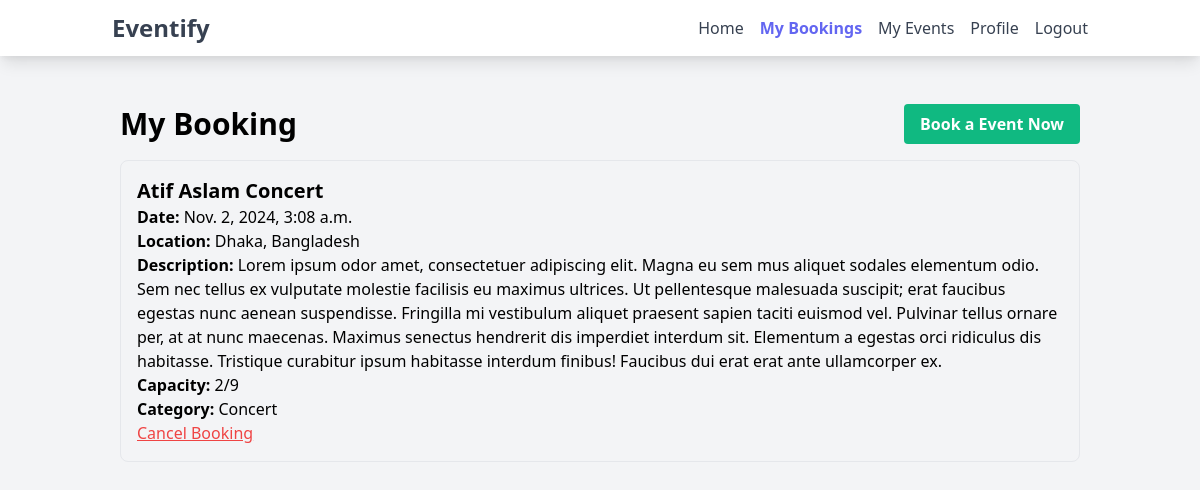
The page /events/my-bookings/ (signed in) on the database its author committed.
### event/models.py (models this page shows, shortened)
class Booking(models.Model):
    user = models.ForeignKey(User, on_delete=models.CASCADE, related_name='bookings')
    event = models.ForeignKey(Event, on_delete=models.CASCADE, related_name='bookings')
    booked_at = models.DateTimeField(auto_now_add=True)
    class Meta:
        unique_together = ('user', 'event')

class Event(models.Model):
    name = models.CharField(max_length=200)
    date = models.DateTimeField()
    location = models.CharField(max_length=255)
    description = models.TextField()
    created_by = models.ForeignKey(User, on_delete=models.CASCADE, related_name='events')
    category = models.ForeignKey(Category, on_delete=models.SET_NULL, null=True, blank=True)
    capacity = models.PositiveIntegerField(default=0)
    attendees_count = models.PositiveIntegerField(default=0)

class Category(models.Model):
    name = models.CharField(max_length=100, unique=True)
    def __str__(self):
        return self.name

### event/views.py (the view)
# urls.py: path('my-bookings/', views.my_bookings, name='my_bookings'),
@login_required
def my_bookings(request):
    user_booked_events = Booking.objects.filter(user=request.user)
    context = {
        'user_booked_events': user_booked_events,
    }
    return render(request, 'my_bookings.html', context)

### event/templates/my_bookings.html (shortened to what this page needs)
{% extends "base.html" %}
{% block content %}
<div class="container mx-auto p-4">
    <div class="flex justify-between items-center mb-4">
        <h1 class="text-3xl font-semibold">My Booking</h1>
        <a href="{% url 'home' %}" class="bg-green-500 text-white font-bold py-2 px-4 rounded hover:bg-green-600 transition duration-300">Book a Event Now</a>
    </div>
    {% if user_booked_events %}
        <div class="space-y-4 mt-4">
            {% for booking in user_booked_events %}
                <div class="p-4 border rounded-lg">
                    <h2 class="text-xl font-semibold">{{ booking.event.name }}</h2>
                    <p><strong>Date:</strong> {{ booking.event.date }}</p>
                    <p><strong>Location:</strong> {{ booking.event.location }}</p>
                    <p><strong>Description:</strong> {{ booking.event.description }}</p>
                    <p><strong>Capacity:</strong> {{ booking.event.attendees_count }}/{{ booking.event.capacity }}</p>
                    <p><strong>Category:</strong> {{ booking.event.category }}</p>
                    <form method="POST" action="{% url 'delete_booking' booking.id %}">
                        <button type="submit" class="text-red-500 underline">Cancel Booking</button>
                    </form>
                </div>
            {% endfor %}
        </div>
    {% else %}
        <p>You have not booked any events yet.</p>
    {% endif %}
</div>
{% endblock %}

### rows shown on the page
Booking: event.name "Atif Aslam Concert", event "Nov. 2, 2024, 3:08 a.m.", event.location "Dhaka, Bangladesh", event.description "Lorem ipsum odor amet, consectetuer adipiscing elit. Magna eu sem mus aliquet sodales elementum odio. Sem nec tellus ex vulputate molestie facilisis eu maximus ultrices. Ut pellentesque malesuada suscipit; erat faucibus egestas nunc aenean suspendisse. Fringilla mi vestibulum aliquet praesent sapien taciti euismod vel. Pulvinar tellus ornare per, at at nunc maecenas. Maximus senectus hendrerit dis imperdiet interdum sit. Elementum a egestas orci ridiculus dis habitasse. Tristique curabitur ipsum habitasse interdum finibus! Faucibus dui erat erat ante ullamcorper ex.", event.attendees_count "2", event.capacity "9", event.category "Concert"
